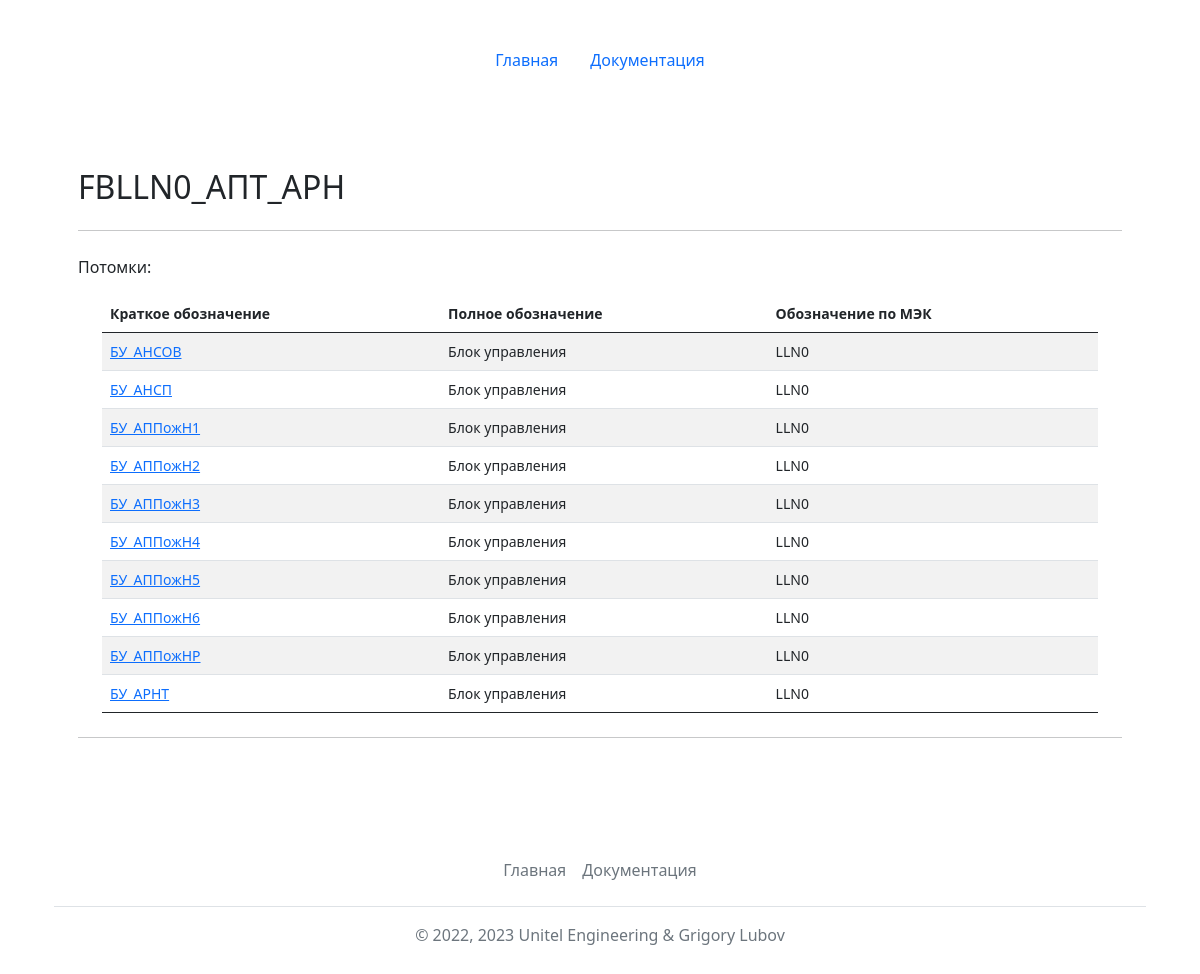
The page /checkconns/?name=FBLLN0_АПТ_АРН&type=ln_type on the database its author committed.
### mainapp/models.py (models this page shows, shortened)
class LogicNodesTypes(models.Model):
    id = models.AutoField(primary_key=True)
    name = models.CharField(max_length=64, verbose_name='Имя типа ЛУ', unique=True)
    description = models.TextField(max_length=1024, blank=True, verbose_name='Описание')
    explanation = models.TextField(max_length=2048, blank=True, verbose_name='Пояснение')
    class Meta:
        verbose_name = 'Тип логического узла'
        verbose_name_plural = 'Типы логических узлов'
        ordering = ['name']

class LogicNodeInstantiated(models.Model):
    id = models.AutoField(primary_key=True)
    short_name = models.CharField(max_length=64, verbose_name='Краткое имя (например: БУ или ДЗТ)', unique=True)
    full_name = models.CharField(max_length=128, verbose_name='Полное имя', blank=True)
    ln_prefix = models.CharField(max_length=32, verbose_name='Префикс ЛУ', blank=True)
    class_name = models.CharField(max_length=4, verbose_name='Класс (например: PDIF)')
    instance = models.IntegerField(verbose_name='Номер экземпляра', blank=True, null=True)
    ln_type = models.ForeignKey(LogicNodesTypes, on_delete=models.CASCADE, verbose_name='Тип ЛУ', null=True)
    class Meta:
        verbose_name = 'Экземпляр логического узла'
        verbose_name_plural = 'Экземпляр логического узла'
        ordering = ['short_name']
    @property
    def get_instance_report(self):
        if self.instance==-1:
            return '(n)'
        if self.instance:
            return self.instance
        else:
            return ""

### mainapp/views.py (the view, shortened to what this page needs)
# urls.py: path('checkconns/', views.connslntype),
def connslntype(request):
    name = request.GET.get('name')
    type = request.GET.get('type')
    if type == 'ln_type':
        lntype = LogicNodesTypes.objects.get(name=name)
        ln_inst = LogicNodeInstantiated.objects.all().filter(ln_type=lntype.id)
        for inst in ln_inst:
            print(inst.short_name)
        return render(request, 'mainapp/conns.html', {'ln_type': name, 'ln_inst':ln_inst, 'title': 'Потомки типа ЛУ '+str(name)})

### templates/mainapp/conns.html (shortened to what this page needs)
{% extends 'base.html' %}
{% block content %}
<main class="container py-5">
        {% if ln_inst %}
        <h2 class="mt-4">{{ln_type}}</h2>
        <hr class="my-4">
        <p>Потомки:</p>
        <div class="container small">
        <table class="table table-striped">
            <thead>
                <tr>
                  <th scope="col">Краткое обозначение</th>
                  <th scope="col">Полное обозначение</th>
                  <th scope="col">Обозначение по МЭК</th>
                </tr>
            </thead>
            <tbody>
            {% for item in ln_inst %}
                <tr>
                    <td><a href="?name={{item.short_name}}&type=inst_ln&lntype={{ln_type}}">{{item.short_name}}</a></td>
                    <td>{{item.full_name}}</td>
                    <td>{{item.ln_prefix}}{{item.class_name}}{{item.get_instance_report}}</td>
                </tr>
            {% endfor %}
            </tbody>
        </table>
        </div>
        <hr class="my-4">
        {% else %}
        <h2 class="mt-4">У типа логического узла "{{ln_type}}" нет потомков =(</h2>
        {% endif %}
</main>
{% endblock %}

### rows shown on the page
LogicNodesTypes: name "FBLLN0_АПТ_АРН"
LogicNodeInstantiated: short_name "БУ_АНСОВ", full_name "Блок управления", class_name "LLN0"
LogicNodeInstantiated: short_name "БУ_АНСП", full_name "Блок управления", class_name "LLN0"
LogicNodeInstantiated: short_name "БУ_АППожН1", full_name "Блок управления", class_name "LLN0"
LogicNodeInstantiated: short_name "БУ_АППожН2", full_name "Блок управления", class_name "LLN0"
LogicNodeInstantiated: short_name "БУ_АППожН3", full_name "Блок управления", class_name "LLN0"
LogicNodeInstantiated: short_name "БУ_АППожН4", full_name "Блок управления", class_name "LLN0"
LogicNodeInstantiated: short_name "БУ_АППожН5", full_name "Блок управления", class_name "LLN0"
LogicNodeInstantiated: short_name "БУ_АППожН6", full_name "Блок управления", class_name "LLN0"
LogicNodeInstantiated: short_name "БУ_АППожНР", full_name "Блок управления", class_name "LLN0"
LogicNodeInstantiated: short_name "БУ_АРНТ", full_name "Блок управления", class_name "LLN0"
